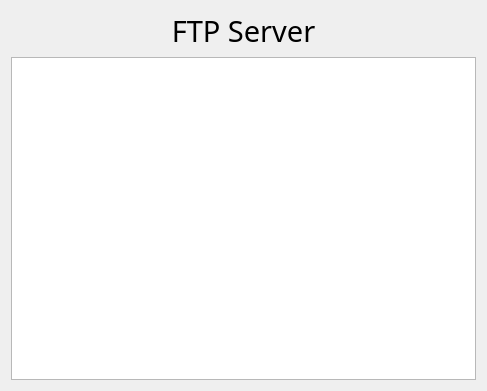
<?xml version="1.0" encoding="UTF-8"?>
<ui version="4.0">
 <class>Widget</class>
 <widget class="QWidget" name="Widget">
  <property name="geometry">
   <rect>
    <x>0</x>
    <y>0</y>
    <width>487</width>
    <height>391</height>
   </rect>
  </property>
  <property name="windowTitle">
   <string>Widget</string>
  </property>
  <layout class="QGridLayout" name="gridLayout">
   <item row="0" column="1">
    <widget class="QLabel" name="label">
     <property name="font">
      <font>
       <family>宋体</family>
       <pointsize>22</pointsize>
      </font>
     </property>
     <property name="text">
      <string>FTP Server</string>
     </property>
     <property name="alignment">
      <set>Qt::AlignCenter</set>
     </property>
    </widget>
   </item>
   <item row="1" column="0" colspan="3">
    <widget class="QTextEdit" name="textEdit">
     <property name="readOnly">
      <bool>true</bool>
     </property>
    </widget>
   </item>
  </layout>
 </widget>
 <resources/>
 <connections/>
</ui>
